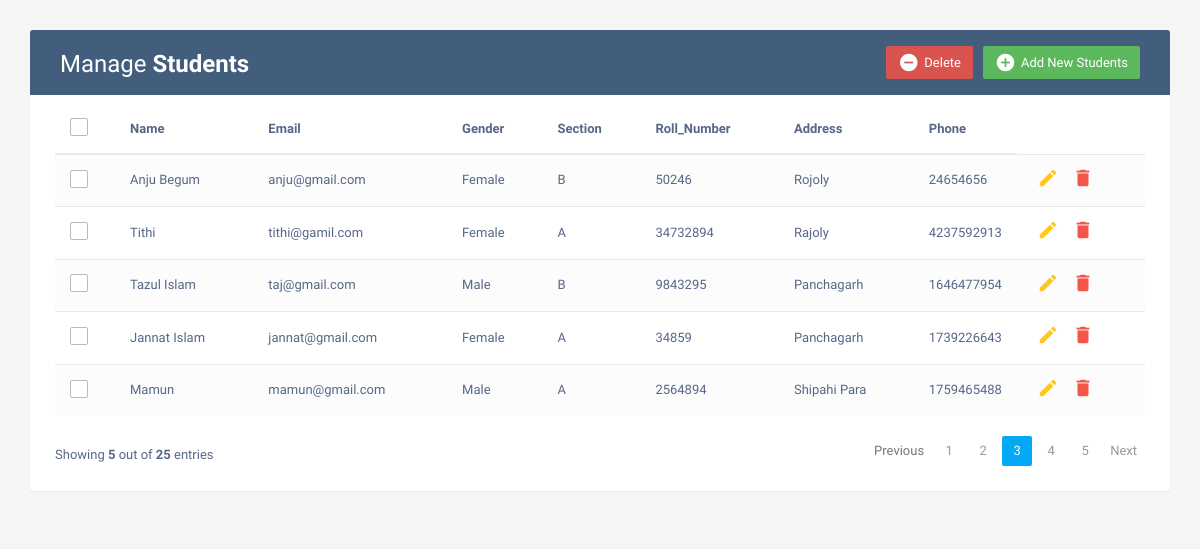
The page / on the database its author committed.
### crud_app/models.py (models this page shows, shortened)
class Students(models.Model):
    Name = models.CharField(max_length=20)
    Email = models.EmailField(max_length=20)
    Gender = models.CharField(max_length=8)
    Section = models.CharField(max_length=10)
    Roll_Number = models.IntegerField()
    Address = models.TextField(max_length=50)
    Phone = models.IntegerField()

### crud_app/views.py (the view)
# urls.py: path('', INDEX, name='read'),
def INDEX(request):
    std = Students.objects.all()
    context = {
        'std': std
    }
    return render(request, 'index.html', context)

### templates/index.html (shortened to what this page needs)
<!DOCTYPE html>
<html lang="en">
<head>
    <link rel="stylesheet" href="https://maxcdn.bootstrapcdn.com/font-awesome/4.7.0/css/font-awesome.min.css">
    <link rel="stylesheet" href="https://maxcdn.bootstrapcdn.com/bootstrap/3.3.7/css/bootstrap.min.css">
</head>
<body>
<div class="container">
    <div class="table-wrapper">
        <div class="table-title">
            <div class="row">
                <div class="col-sm-6">
                    <h2>Manage <b>Students</b></h2>
                </div>
                <div class="col-sm-6">
                    <a href="#addStudentsModal" class="btn btn-success" data-toggle="modal"><i class="material-icons">&#xE147;</i>
                        <span>Add New Students</span></a>
                    <a href="#deleteStudentsModal" class="btn btn-danger" data-toggle="modal"><i class="material-icons">&#xE15C;</i>
                        <span>Delete</span></a>
                </div>
            </div>
        </div>
        <table class="table table-striped table-hover">
            <thead>
            <tr>
                <th>
							<span class="custom-checkbox">
								<label for="selectAll"></label>
							</span>
                </th>
                <th>Name</th>
                <th>Email</th>
                <th>Gender</th>
                <th>Section</th>
                <th>Roll_Number</th>
                <th>Address</th>
                <th>Phone</th>
            </tr>
            </thead>
            <tbody>
            {% for i in std %}
            <tr>
                <td>
							<span class="custom-checkbox">
								<label for="checkbox1"></label>
							</span>
                </td>
                <td>{{i.Name}}</td>
                <td>{{i.Email}}</td>
                <td>{{i.Gender}}</td>
                <td>{{i.Section}}</td>
                <td>{{i.Roll_Number}}</td>
                <td>{{i.Address}}</td>
                <td>{{i.Phone}}</td>
                <td>
                    <a href="#editStudentsModal-{{forloop.counter}}" class="edit" data-toggle="modal"><i
                            class="material-icons" data-toggle="tooltip" title="Edit">&#xE254;</i></a>
                    <a href="#deleteStudentsModal-{{forloop.counter}}" class="delete" data-toggle="modal"><i class="material-icons"
                                                                                         data-toggle="tooltip"
                                                                                         title="Delete">&#xE872;</i></a>
                </td>
            </tr>
            {% endfor %}
            </tbody>
        </table>
        <div class="clearfix">
            <div class="hint-text">Showing <b>5</b> out of <b>25</b> entries</div>
            <ul class="pagination">
                <li class="page-item disabled"><a href="#">Previous</a></li>
                <li class="page-item"><a href="#" class="page-link">1</a></li>
                <li class="page-item"><a href="#" class="page-link">2</a></li>
                <li class="page-item active"><a href="#" class="page-link">3</a></li>
                <li class="page-item"><a href="#" class="page-link">4</a></li>
                <li class="page-item"><a href="#" class="page-link">5</a></li>
                <li class="page-item"><a href="#" class="page-link">Next</a></li>
            </ul>
        </div>
    </div>
</div>
</body>
</html>

### templates/index.html (style rules this page uses)
body { color: #566787; background: #f5f5f5; font-family: 'Varela Round', sans-serif; font-size: 13px; }
.table-wrapper { background: #fff; padding: 20px 25px; margin: 30px 0; border-radius: 3px; box-shadow: 0 1px 1px rgba(0,0,0,.05); }
.table-title { padding-bottom: 15px; background: #435d7d; color: #fff; padding: 16px 30px; margin: -20px -25px 10px; border-radius: 3px 3px 0 0; }
.table-title h2 { margin: 5px 0 0; font-size: 24px; }
.table-title .btn { color: #fff; float: right; font-size: 13px; border: none; min-width: 50px; border-radius: 2px; border: none; outline: none !important; margin-left: 10px; }
.table-title .btn i { float: left; font-size: 21px; margin-right: 5px; }
.table-title .btn span { float: left; margin-top: 2px; }
table.table tr th, table.table tr td { border-color: #e9e9e9; padding: 12px 15px; vertical-align: middle; }
table.table tr th:first-child { width: 60px; }
table.table tr th:last-child { width: 100px; }
table.table-striped tbody tr:nth-of-type(odd) { background-color: #fcfcfc; }
table.table td:last-child i { opacity: 0.9; font-size: 22px; margin: 0 5px; }
table.table td a { font-weight: bold; color: #566787; display: inline-block; text-decoration: none; outline: none !important; }
table.table td a.edit { color: #FFC107; }
table.table td a.delete { color: #F44336; }
table.table td i { font-size: 19px; }
.pagination { float: right; margin: 0 0 5px; }
.pagination li a { border: none; font-size: 13px; min-width: 30px; min-height: 30px; color: #999; margin: 0 2px; line-height: 30px; border-radius: 2px !important; text-align: center; padding: 0 6px; }
.pagination li.active a, .pagination li.active a.page-link { background: #03A9F4; }
.hint-text { float: left; margin-top: 10px; font-size: 13px; }
.custom-checkbox { position: relative; }
.custom-checkbox label:before { width: 18px; height: 18px; }
.custom-checkbox label:before { content: ''; margin-right: 10px; display: inline-block; vertical-align: text-top; background: white; border: 1px solid #bbb; border-radius: 2px; box-sizing: border-box; z-index: 2; }

### rows shown on the page
Students: Name "Anju Begum", Email "anju@gmail.com", Gender "Female", Section "B", Roll_Number "50246", Address "Rojoly", Phone "24654656"
Students: Name "Tithi", Email "tithi@gamil.com", Gender "Female", Section "A", Roll_Number "34732894", Address "Rajoly", Phone "4237592913"
Students: Name "Tazul Islam", Email "taj@gmail.com", Gender "Male", Section "B", Roll_Number "9843295", Address "Panchagarh", Phone "1646477954"
Students: Name "Jannat Islam", Email "jannat@gmail.com", Gender "Female", Section "A", Roll_Number "34859", Address "Panchagarh", Phone "1739226643"
Students: Name "Mamun", Email "mamun@gmail.com", Gender "Male", Section "A", Roll_Number "2564894", Address "Shipahi Para", Phone "1759465488"
